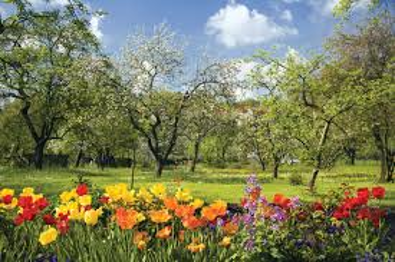
#> input picture spring.png, 395 x 262 px
$ python blur_luminance.py
#> lines starting #> are read from the running program, lines starting #| are printed output that depends on the picture
'''
EN.640.635 Software Carpentry
Lab 3 - PIL Image Blurring and Luminance

In this lab assignment, we want to write two functions that can manipulate
images: one to blur the image and one to set the luminance (or brightness) of
the image.
'''
from PIL import Image
import numpy as np

def blur(fptr, mask=3):
    '''
    Apply a blur to an image. Saves both the original image and the
    newly-blurred image.

    **Parameters**

        fptr: *str*
            The name of an image file, with its extension
            (ex. spring.png, spring.png).
        mask: *int, optional*
            The size of our kernel mask.

    **Returns**

        None

    For extra info:

        *https://www.youtube.com/watch?v=C_zFhWdM4ic
    '''
#> called with fptr = 'spring.png', mask = 3

    # We can open two images seperately, and only change img (thus, keeping
    # the original image unchanged for calculation purposes).
    # Note - we convert to RGB to circumvent some issues with different
    # file formats.
    original_img = Image.open(fptr).convert("RGB")
    img = Image.open(fptr).convert("RGB")

    width, height = img.size
#> width = 395; height = 262
    imgpxls = np.array(img)
    a = mask // 2

    for x in range(width):
        for y in range(height):
            pxl = img.getpixel((x, y))

            ### INSERT YOUR CODE HERE

            x_init = max(x - a, 0)
            y_init = max(y - a, 0)

            x_end = min(x + a + 1, width)
            y_end = min(y + a + 1, height)

            window = imgpxls[y_init:y_end, x_init:x_end]

            r, g, b = window.mean(axis=(0,1))

            blur = (int(r),int(g), int(b))
            if not blur:
                raise Exception("Blurred pxl must still be calculated.")

            img.putpixel((x, y), blur)
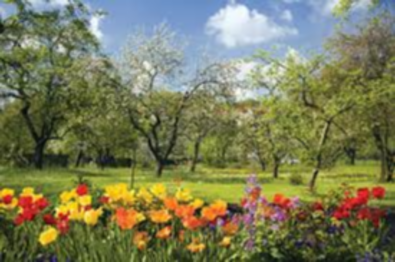
#> img: PIL image 395x262 RGB; mean R, G, B 122.7, 123.8, 88.7
    # Save both images so we can verify if we changed the correct one.
    base_name = '.'.join(fptr.split(".")[0:-1])
    fptr_2 = base_name + "_blurred.png"
    img.save(fptr_2)
    fptr_2 = base_name + "_original.png"
    original_img.save(fptr_2)


def set_luminance(fptr, l_val):
    '''
    Luminance is a method of determining how "bright" the image is. It can
    be easily calculated per pixel with the following formula:

        l_pxl = 0.299 * R + 0.587 * G + 0.114 * B

    Now, for an entire image we can calculate either the total luminance, or
    the average luminance over the whole image:

        l_avg = sum(l_pxl) / N_pxl

    We want to set the luminance of an image to a user specified value,
    allowing us to essentially set how bright our image is. We can use the
    get_pxl_luminance() and get_luminance() functions below to help us.

    **Parameters**

        fptr: *str*
            The name of an image file, with its extension
            (ex. spring.png, spring.png).
        l_val: *float*
            The desired luminance to set the image to.

    **Returns**

        None
    '''
#> called with fptr = 'spring.png', l_val = 255

    original_img = Image.open(fptr).convert("RGB")
    img = Image.open(fptr).convert("RGB")
    lum_avg = get_luminance(img)
#> the loop in get_luminance, `for x in range(width):` made 395 passes
    delta = l_val - lum_avg
    width, height = img.size
    imgpxls = np.array(img)

    for x in range(width):
        for y in range(height):
            pxl_new = imgpxls[y,x] + (delta // 3)
            img.putpixel((x, y), (int(pxl_new[0]), int(pxl_new[1]), int(pxl_new[2])))
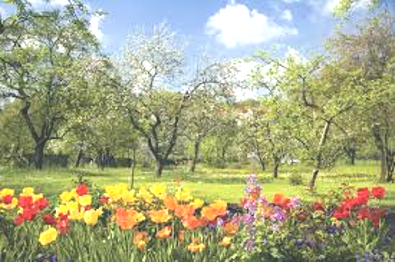
#> img: PIL image 395x262 RGB; mean R, G, B 166.9, 168.6, 133.2

    base_name = '.'.join(fptr.split(".")[0:-1])
    fptr_3 = base_name + "_lum.png"
    img.save(fptr_3)


def get_pxl_luminance(pxl):
    '''
    Given a pixel, this function will calculate its luminance.

    **Parameters**

        pxl: *tuple, int*
            A tuple of integers holding RGB values.

    **Returns**

        l_val: *float*
            The pixel luminance.
    '''
    # print("chec", pxl)
    l_pxl = 0.299 * pxl[0] + 0.587 * pxl[1] + 0.114 * pxl[2]
    if not l_pxl and all(pxl):
        print(pxl)
        raise Exception("Function still needs to be defined.")
    return l_pxl


def get_luminance(img):
    '''
    Returns the average luminance of an image.

    **Parameters**

        img: *PIL.Image*
            A PIL image object.

    **Returns**

        l_val: *float*
            The image luminance.
    '''
    width, height = img.size
    imgpxls = np.array(img)
    l_pxl = []

    for x in range(width):
        for y in range(height):
            l_pxl.append(get_pxl_luminance(imgpxls[y,x]))
    l_avg = sum(l_pxl) / (width*height)
    if not l_avg:
        raise Exception("Function still needs to be defined.")
    return l_avg


if __name__ == "__main__":
    fptr = "spring.png"
    # fptrlum = "spring_lum.png"
    blur(fptr)
    set_luminance(fptr, 255.0)
    # print(get_luminance(Image.open(fptr).convert("RGB")), get_luminance(Image.open(fptrlum).convert("RGB")))

$ run again, with my_pet_dragon.png copied over spring.png
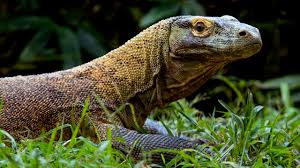
#> input picture my_pet_dragon.png, 300 x 168 px
#> in blur, original_img is the input picture: PIL image 300x168 RGB; mean R, G, B 68.7, 73.8, 44.7
#> after the loop in blur, `for x in range(width):`:
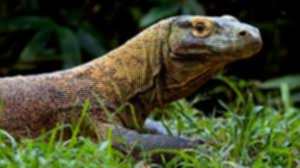
#> img: PIL image 300x168 RGB; mean R, G, B 68.3, 73.4, 44.3
#> the loop in get_luminance, `for x in range(width):` made 300 passes
#> after the loop in set_luminance, `for x in range(width):`:
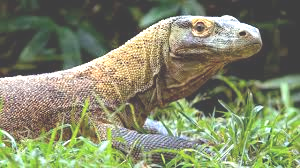
#> img: PIL image 300x168 RGB; mean R, G, B 129.9, 135.3, 106.3
